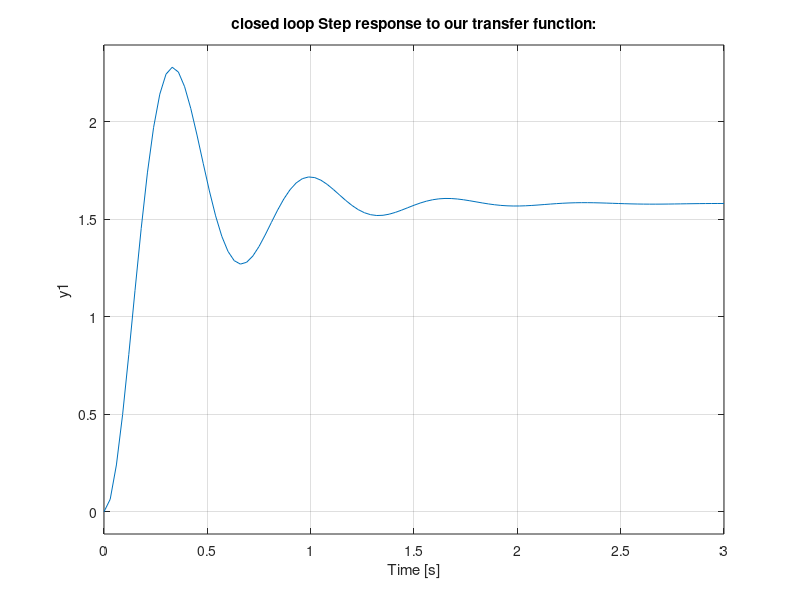

Source code (MATLAB): (Note: this script raises an error after producing the figure.)
    s = tf('s');
%First we define our main parameters of the system which has been
%calculated through related formulas.
k = 1.58;
zeta = sqrt((log(0.443)^2)/(pi^2 + log(0.443)^2));
wn = pi / (0.332 * sqrt(1-zeta^2));

%here we define the transfer function of our system; Y(S) / R(S)
T = (k*wn^2) / (s^2 + 2*zeta*wn*s + wn^2);
subplot(2,1,1);
step(T)
title('closed loop Step response to our transfer function:')
stepinfo(T)
s
%open loop transfer function is G(s):
subplot(2,1,2);
G = T / (1 - T);
step(G)
title('open loop Step response to our transfer function:')
stepinfo(G)
